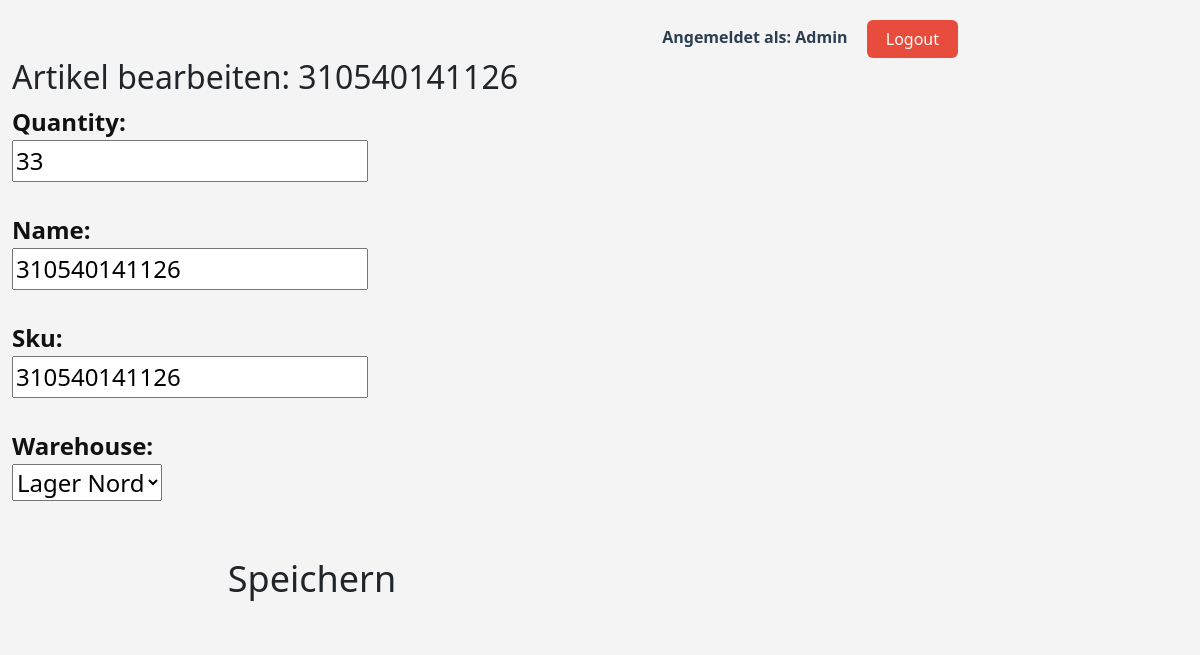
The app's page /artikel/37/bearbeiten/ (signed in) with its own data.
### viastore_app/models.py (models this page shows, shortened)
class Item(models.Model):
	name = models.CharField(max_length=100)
	sku = models.CharField(max_length=50, unique=True)
	quantity = models.PositiveIntegerField(default=0)
	warehouse = models.ForeignKey(Warehouse, on_delete=models.CASCADE, related_name='items')

### viastore_app/views_item.py (the view)
# urls.py: path("artikel/<int:pk>/bearbeiten/", item_edit, name="item_edit"),
@login_required
def item_edit(request, pk):
    item = get_object_or_404(Item, pk=pk)
    if request.method == "POST":
        form = ItemForm(request.POST, instance=item)
        if form.is_valid():
            form.save()
            return redirect("item_list")
    else:
        form = ItemForm(instance=item)
    return render(request, "form.html", {"form": form, "title": f"Artikel bearbeiten: {item.name}"})

### viastore_app/forms.py
class ItemForm(forms.ModelForm):
    class Meta:
        model = Item
        fields = ['name', 'sku', 'quantity', 'warehouse']

### viastore_app/models.py (called while the page is built)
	def __str__(self):
		return self.name

### viastore_app/templates/form.html (shortened to what this page needs)
{% extends "base.html" %}
{% block content %}
    <div class="formbox" style="max-width:600px;">
        <h1 style="font-size:2em;">{{ title }}</h1>
        <form method="post" id="ajaxForm" style="font-size:1.5em;">
            {% if form.quantity %}
                <div style="margin-bottom:30px;">
                    <span style="color:#111;font-weight:bold;">{{ form.quantity.label_tag }}</span><br>
                    {{ form.quantity }}
                </div>
            {% endif %}
            {% for field in form %}
                {% if field.name != 'item' and field.name != 'quantity' and field.name != 'new_quantity' and field.name != 'file' %}
                    <div style="margin-bottom:30px;">
                        <span style="color:#111;font-weight:bold;">{{ field.label_tag }}</span><br>
                        {{ field }}
                    </div>
                {% endif %}
            {% endfor %}
            <button type="submit" class="btn" style="width:100%;font-size:1.5em;padding:20px 0;">Speichern</button>
        </form>
    </div>
{% endblock %}

### viastore_app/templates/base.html (shortened to what this page needs)
<!DOCTYPE html>
<html lang="de">
<head>
    <link href="https://cdn.jsdelivr.net/npm/bootstrap@5.3.2/dist/css/bootstrap.min.css" rel="stylesheet">
    <link rel="stylesheet" href="https://cdnjs.cloudflare.com/ajax/libs/font-awesome/6.4.2/css/all.min.css">
</head>
<body>
<div class="container-fluid">
    <div class="row">
        <main class="col-10">
            <div style="text-align:right; margin-top:20px; margin-right:30px;">
                {% if request.user.is_authenticated %}
                    <span style="margin-right:15px; color:#2c3e50; font-weight:bold;">Angemeldet als: {{ request.user.username }}</span>
                    <a href="/logout/" class="btn" style="background:#e74c3c; color:#fff; padding:6px 18px; font-size:1em;">Logout</a>
                {% else %}
                    <a href="/login/" class="btn" style="background:#2980b9; color:#fff; padding:6px 18px; font-size:1em;">Login</a>
                {% endif %}
            </div>
            {% block content %}{% endblock %}
        </main>
    </div>
</div>
</body>
</body>
</body>
</html>

### viastore_app/templates/base.html (style rules this page uses)
body { background: #f4f4f4; }
main.col-10 { min-height: 100vh; }

### records on screen
Item: quantity "33", form "310540141126" "310540141126" "Lager Nord"

### other values on screen
{{ request.user.username }} "Admin"
{{ title }} "Artikel bearbeiten: 310540141126"
{{ field.label_tag }} "Name:" "Sku:" "Warehouse:"
